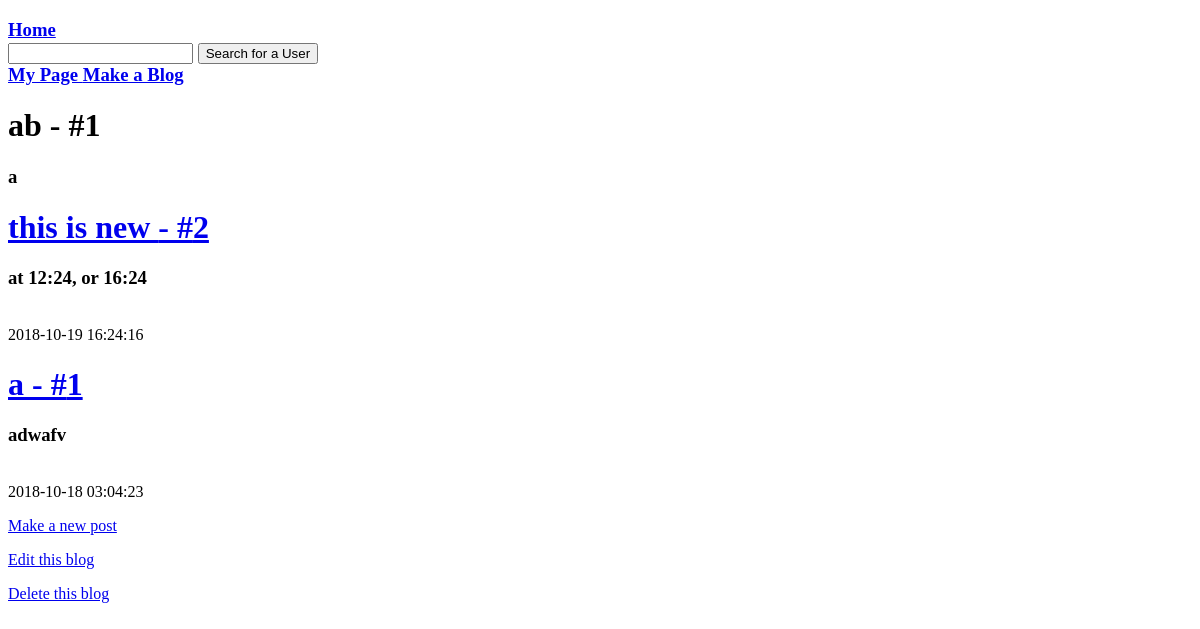
Before: /user/john/1 (signed in) with the older database file.
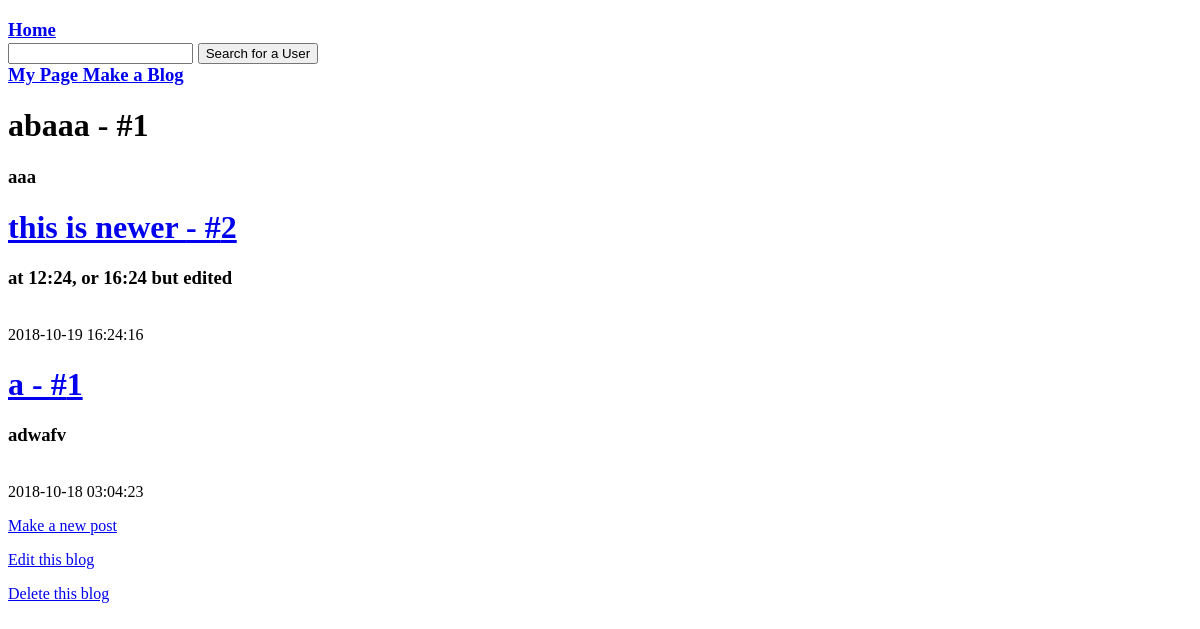
After: the same page with the newer database file.
### tables this page shows
CREATE TABLE blog(username TEXT, category TEXT, blog_title TEXT, description TEXT, blog_id INTEGER);

CREATE TABLE post(username TEXT, post_title TEXT, body TEXT, blog_id INTEGER, post_id INTEGER, timestamp DATETIME);

### blog.py (the view)
@app.route("/user/<user>/<blog_id>")
def dispBlog(user, blog_id):
    if 'user' not in session:
        return redirect("/login")
    try:
        db = sqlite3.connect(DB_FILE)
        c = db.cursor()
        c.execute("SELECT blog_title FROM blog where username='" + str(user) + "' AND blog_id=" + str(blog_id) + ";")
        title = c.fetchall()
        c.execute("SELECT description FROM blog where username='" + str(user) + "' AND blog_id=" + str(blog_id) + ";")
        description = c.fetchall()
        c.execute("SELECT blog_id FROM blog where username='" + str(user) + "' AND blog_id=" + str(blog_id) + ";")
        pid = c.fetchall()
        c.execute("SELECT post_title FROM post where username='" + str(user) + "' AND blog_id=" + str(blog_id) + ";")
        titles = c.fetchall()
        c.execute("SELECT body FROM post where username='" + str(user) + "' AND blog_id=" + str(blog_id) + ";")
        bodies = c.fetchall()
        c.execute("SELECT post_id FROM post where username='" + str(user) + "' AND blog_id=" + str(blog_id) + ";")
        ids = c.fetchall()
        c.execute("SELECT timestamp FROM post where username='" + str(user) + "' AND blog_id=" + str(blog_id) + ";")
        times = c.fetchall()
        db.commit()
        db.close()
        title = title[0][0]
        description = description[0][0]
        length = len(titles)
        if session['user'] == user:
            print("logged in")
            this_user = True
        else:
            this_user = False
        return render_template("blog.html", title=title, description=description, blog_id=blog_id, user=user,
                           this_user=this_user, length=length, titles=titles, bodies=bodies, ids=ids, times=times)
    except:
        flash("Error, blog does not exist.")
        return redirect("/")

### templates/blog.html (shortened to what this page needs)
<!DOCTYPE html>
<html>
    <head>
    </head>
    <body>
      <h3>
	<a href="/"> Home </a>
	<form action="/search">
	  <input type="text" name="query">
	  <input type="submit" value="Search for a User">
	</form>
	<a href="/mypage"> My Page </a>
	<a href="/add"> Make a Blog </a>
      </h3>
      <h1> {{title}} - #{{blog_id}} </h1>
      <h3> {{description}} </h3>
      {% for n in range(length) %}
      {% set url = "/user/" + user + "/" + blog_id + "/" + ids[length - n - 1][0]|string %}
      <h1> <a href={{url}}> {{titles[length - n - 1][0]}} - #{{ids[length - n - 1][0]}} </a> </h1>
      <h3> {{bodies[length - n - 1][0]}} </h3>
      <br> {{times[length - n - 1][0]}}
      {% endfor %}
      {% if this_user %}
      {% set aurl = "/addpost/" + user + "/" + blog_id %}
      {% set eurl = "/edit/" + user + "/" + blog_id %}
      {% set durl = "/delete/" + user  + "/" + blog_id %}
      <p> <a href={{aurl}}> Make a new post </a> </p>
      <p> <a href={{eurl}}> Edit this blog </a> </p>
      <p> <a href={{durl}}> Delete this blog </a> </p>
      {% endif %}
    </body>
</html>

Changed rows visible on the page:
changed blog: blog_title "ab" → "abaaa"; description (not shown) → "aaa"
Other visible differences:
{{ description }}: "a" → (not shown)
new list line: "this is newer 2 at 12:24, or 16:24 but edited 2018-10-19 16:24:16"
list line gone: "this is new 2 at 12:24, or 16:24 2018-10-19 16:24:16"
